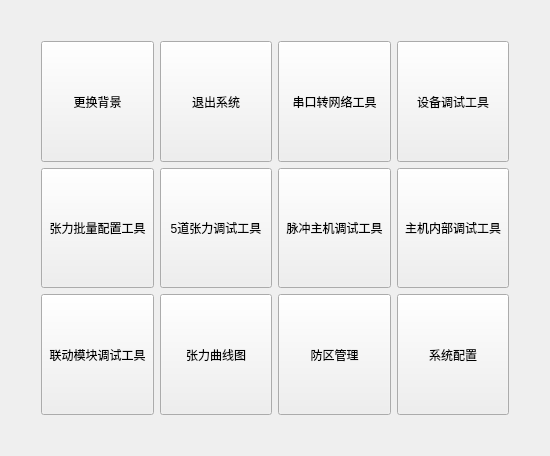
<?xml version="1.0" encoding="UTF-8"?>
<ui version="4.0">
 <class>HUiDemo02Widget</class>
 <widget class="QWidget" name="HUiDemo02Widget">
  <property name="geometry">
   <rect>
    <x>0</x>
    <y>0</y>
    <width>550</width>
    <height>456</height>
   </rect>
  </property>
  <property name="windowTitle">
   <string>Form</string>
  </property>
  <layout class="QVBoxLayout" name="verticalLayout">
   <item>
    <widget class="QWidget" name="frm" native="true">
     <layout class="QGridLayout" name="gridLayout">
      <property name="leftMargin">
       <number>30</number>
      </property>
      <property name="topMargin">
       <number>30</number>
      </property>
      <property name="rightMargin">
       <number>30</number>
      </property>
      <property name="bottomMargin">
       <number>30</number>
      </property>
      <property name="spacing">
       <number>6</number>
      </property>
      <item row="0" column="0">
       <widget class="QToolButton" name="toolButton_01">
        <property name="sizePolicy">
         <sizepolicy hsizetype="Expanding" vsizetype="Expanding">
          <horstretch>0</horstretch>
          <verstretch>0</verstretch>
         </sizepolicy>
        </property>
        <property name="text">
         <string>更换背景</string>
        </property>
        <property name="icon">
         <iconset resource="Resources.qrc">
          <normaloff>:/Resources/image/PNG112.png</normaloff>:/Resources/image/PNG112.png</iconset>
        </property>
        <property name="iconSize">
         <size>
          <width>100</width>
          <height>100</height>
         </size>
        </property>
        <property name="toolButtonStyle">
         <enum>Qt::ToolButtonTextUnderIcon</enum>
        </property>
       </widget>
      </item>
      <item row="1" column="3">
       <widget class="QToolButton" name="toolButton_14">
        <property name="sizePolicy">
         <sizepolicy hsizetype="Expanding" vsizetype="Expanding">
          <horstretch>0</horstretch>
          <verstretch>0</verstretch>
         </sizepolicy>
        </property>
        <property name="text">
         <string>主机内部调试工具</string>
        </property>
        <property name="icon">
         <iconset resource="Resources.qrc">
          <normaloff>:/Resources/image/PNG108.png</normaloff>:/Resources/image/PNG108.png</iconset>
        </property>
        <property name="iconSize">
         <size>
          <width>100</width>
          <height>100</height>
         </size>
        </property>
        <property name="toolButtonStyle">
         <enum>Qt::ToolButtonTextUnderIcon</enum>
        </property>
       </widget>
      </item>
      <item row="2" column="1">
       <widget class="QToolButton" name="toolButton_22">
        <property name="sizePolicy">
         <sizepolicy hsizetype="Expanding" vsizetype="Expanding">
          <horstretch>0</horstretch>
          <verstretch>0</verstretch>
         </sizepolicy>
        </property>
        <property name="text">
         <string>张力曲线图</string>
        </property>
        <property name="icon">
         <iconset resource="Resources.qrc">
          <normaloff>:/Resources/image/PNG110.png</normaloff>:/Resources/image/PNG110.png</iconset>
        </property>
        <property name="iconSize">
         <size>
          <width>100</width>
          <height>100</height>
         </size>
        </property>
        <property name="toolButtonStyle">
         <enum>Qt::ToolButtonTextUnderIcon</enum>
        </property>
       </widget>
      </item>
      <item row="0" column="1">
       <widget class="QToolButton" name="toolButton_02">
        <property name="sizePolicy">
         <sizepolicy hsizetype="Expanding" vsizetype="Expanding">
          <horstretch>0</horstretch>
          <verstretch>0</verstretch>
         </sizepolicy>
        </property>
        <property name="text">
         <string>退出系统</string>
        </property>
        <property name="icon">
         <iconset resource="Resources.qrc">
          <normaloff>:/Resources/image/PNG100.png</normaloff>:/Resources/image/PNG100.png</iconset>
        </property>
        <property name="iconSize">
         <size>
          <width>100</width>
          <height>100</height>
         </size>
        </property>
        <property name="toolButtonStyle">
         <enum>Qt::ToolButtonTextUnderIcon</enum>
        </property>
       </widget>
      </item>
      <item row="1" column="1">
       <widget class="QToolButton" name="toolButton_12">
        <property name="sizePolicy">
         <sizepolicy hsizetype="Expanding" vsizetype="Expanding">
          <horstretch>0</horstretch>
          <verstretch>0</verstretch>
         </sizepolicy>
        </property>
        <property name="text">
         <string>5道张力调试工具</string>
        </property>
        <property name="icon">
         <iconset resource="Resources.qrc">
          <normaloff>:/Resources/image/PNG104.png</normaloff>:/Resources/image/PNG104.png</iconset>
        </property>
        <property name="iconSize">
         <size>
          <width>100</width>
          <height>100</height>
         </size>
        </property>
        <property name="toolButtonStyle">
         <enum>Qt::ToolButtonTextUnderIcon</enum>
        </property>
       </widget>
      </item>
      <item row="0" column="3">
       <widget class="QToolButton" name="toolButton_04">
        <property name="sizePolicy">
         <sizepolicy hsizetype="Expanding" vsizetype="Expanding">
          <horstretch>0</horstretch>
          <verstretch>0</verstretch>
         </sizepolicy>
        </property>
        <property name="text">
         <string>设备调试工具</string>
        </property>
        <property name="icon">
         <iconset resource="Resources.qrc">
          <normaloff>:/Resources/image/PNG101.png</normaloff>:/Resources/image/PNG101.png</iconset>
        </property>
        <property name="iconSize">
         <size>
          <width>100</width>
          <height>100</height>
         </size>
        </property>
        <property name="toolButtonStyle">
         <enum>Qt::ToolButtonTextUnderIcon</enum>
        </property>
       </widget>
      </item>
      <item row="1" column="0">
       <widget class="QToolButton" name="toolButton_11">
        <property name="sizePolicy">
         <sizepolicy hsizetype="Expanding" vsizetype="Expanding">
          <horstretch>0</horstretch>
          <verstretch>0</verstretch>
         </sizepolicy>
        </property>
        <property name="text">
         <string>张力批量配置工具</string>
        </property>
        <property name="icon">
         <iconset resource="Resources.qrc">
          <normaloff>:/Resources/image/PNG103.png</normaloff>:/Resources/image/PNG103.png</iconset>
        </property>
        <property name="iconSize">
         <size>
          <width>100</width>
          <height>100</height>
         </size>
        </property>
        <property name="toolButtonStyle">
         <enum>Qt::ToolButtonTextUnderIcon</enum>
        </property>
       </widget>
      </item>
      <item row="1" column="2">
       <widget class="QToolButton" name="toolButton_13">
        <property name="sizePolicy">
         <sizepolicy hsizetype="Expanding" vsizetype="Expanding">
          <horstretch>0</horstretch>
          <verstretch>0</verstretch>
         </sizepolicy>
        </property>
        <property name="text">
         <string>脉冲主机调试工具</string>
        </property>
        <property name="icon">
         <iconset resource="Resources.qrc">
          <normaloff>:/Resources/image/PNG105.png</normaloff>:/Resources/image/PNG105.png</iconset>
        </property>
        <property name="iconSize">
         <size>
          <width>100</width>
          <height>100</height>
         </size>
        </property>
        <property name="toolButtonStyle">
         <enum>Qt::ToolButtonTextUnderIcon</enum>
        </property>
       </widget>
      </item>
      <item row="2" column="2">
       <widget class="QToolButton" name="toolButton_23">
        <property name="sizePolicy">
         <sizepolicy hsizetype="Expanding" vsizetype="Expanding">
          <horstretch>0</horstretch>
          <verstretch>0</verstretch>
         </sizepolicy>
        </property>
        <property name="text">
         <string>防区管理</string>
        </property>
        <property name="icon">
         <iconset resource="Resources.qrc">
          <normaloff>:/Resources/image/PNG111.png</normaloff>:/Resources/image/PNG111.png</iconset>
        </property>
        <property name="iconSize">
         <size>
          <width>100</width>
          <height>100</height>
         </size>
        </property>
        <property name="toolButtonStyle">
         <enum>Qt::ToolButtonTextUnderIcon</enum>
        </property>
       </widget>
      </item>
      <item row="0" column="2">
       <widget class="QToolButton" name="toolButton_03">
        <property name="sizePolicy">
         <sizepolicy hsizetype="Expanding" vsizetype="Expanding">
          <horstretch>0</horstretch>
          <verstretch>0</verstretch>
         </sizepolicy>
        </property>
        <property name="text">
         <string>串口转网络工具</string>
        </property>
        <property name="icon">
         <iconset resource="Resources.qrc">
          <normaloff>:/Resources/image/PNG99.png</normaloff>:/Resources/image/PNG99.png</iconset>
        </property>
        <property name="iconSize">
         <size>
          <width>100</width>
          <height>100</height>
         </size>
        </property>
        <property name="toolButtonStyle">
         <enum>Qt::ToolButtonTextUnderIcon</enum>
        </property>
       </widget>
      </item>
      <item row="2" column="3">
       <widget class="QToolButton" name="toolButton_24">
        <property name="sizePolicy">
         <sizepolicy hsizetype="Expanding" vsizetype="Expanding">
          <horstretch>0</horstretch>
          <verstretch>0</verstretch>
         </sizepolicy>
        </property>
        <property name="text">
         <string>系统配置</string>
        </property>
        <property name="icon">
         <iconset resource="Resources.qrc">
          <normaloff>:/Resources/image/PNG114.png</normaloff>:/Resources/image/PNG114.png</iconset>
        </property>
        <property name="iconSize">
         <size>
          <width>100</width>
          <height>100</height>
         </size>
        </property>
        <property name="toolButtonStyle">
         <enum>Qt::ToolButtonTextUnderIcon</enum>
        </property>
       </widget>
      </item>
      <item row="2" column="0">
       <widget class="QToolButton" name="toolButton_21">
        <property name="sizePolicy">
         <sizepolicy hsizetype="Expanding" vsizetype="Expanding">
          <horstretch>0</horstretch>
          <verstretch>0</verstretch>
         </sizepolicy>
        </property>
        <property name="text">
         <string>联动模块调试工具</string>
        </property>
        <property name="icon">
         <iconset resource="Resources.qrc">
          <normaloff>:/Resources/image/PNG109.png</normaloff>:/Resources/image/PNG109.png</iconset>
        </property>
        <property name="iconSize">
         <size>
          <width>100</width>
          <height>100</height>
         </size>
        </property>
        <property name="toolButtonStyle">
         <enum>Qt::ToolButtonTextUnderIcon</enum>
        </property>
       </widget>
      </item>
     </layout>
    </widget>
   </item>
  </layout>
 </widget>
 <resources>
  <include location="Resources.qrc"/>
 </resources>
 <connections/>
</ui>
